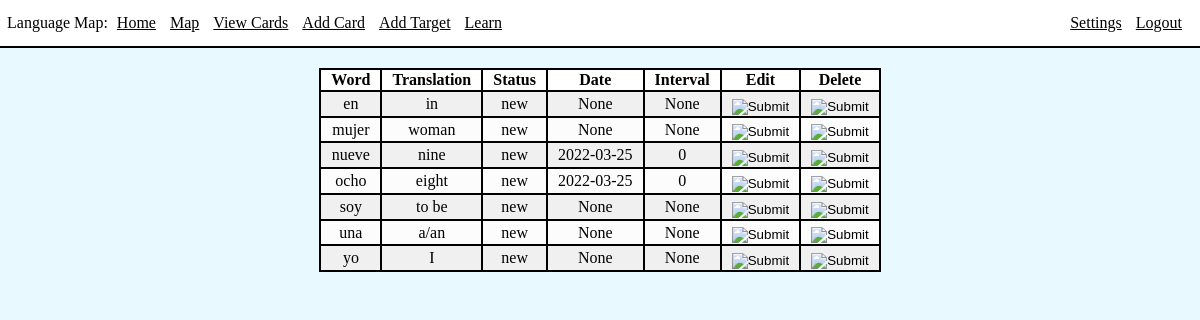
Screenshot of /viewCards (signed in) with the database file from the repository.
### app/models.py (models this page shows, shortened)
class Card(db.Model):
    id = db.Column(db.Integer, primary_key=True)
    word = db.Column(db.String(64), index=True, unique=True)
    translation = db.Column(db.String(1000), index=True)
    status = db.Column(db.String(64), index=True)
    nextReviewDate = db.Column(db.Date, index=True)
    lastInterval = db.Column(db.Integer)
    variants = db.relationship("Variant", backref='card', lazy=True)

### app/routes.py (the view)
@app.route('/viewCards')
@login_required
def viewCards():
    cards = Card.query.filter().order_by(Card.word)
    return render_template('viewCards.html', title='View Cards', cards=cards)

### app/models.py (called while the page is built)
@login.user_loader
def load_user(id):
    return User.query.get(int(id))

### app/templates/viewCards.html
{% extends "base.html" %}
{% block content %}
<div class="int">
    <table>
        <thead>
            <th>Word</th>
            <th>Translation</th>
            <th>Status</th>
            <th>Date</th>
            <th>Interval</th>
            <th>Edit</th>
            <th>Delete</th>
        </thead>
        <tbody>
        {% for card in cards %}
        <tr>
            <td>{{ card.word }}</td>
            <td>{{ card.translation }}</td>
            <td>{{ card.status }}</td>
            <td>{{ card.nextReviewDate }}</td>
            <td>{{ card.lastInterval }}</td>
            <td>
                <form action="{{ url_for('editCard', cardID=card.id )}}" method="POST">
                    <input type="image" class="btnimg" src="../static/images/edit.png">
                </form>
            </td>
            <td>
                <form action="{{ url_for('deleteCard', cardID=card.id) }}" method="POST">
                    <input type="image" class="btnimg" src="../static/images/delete.png">
                </form>
            </td>
        </tr>
        {% endfor %}
        </tbody>
    </table>
</div>
{% endblock %}

### app/templates/base.html (shortened to what this page needs)
<!DOCTYPE html>
<link rel="stylesheet" href="{{ url_for('static', filename='style.css') }}">
<html>
    <head>
        <div>
            <div class="nav">
            Language Map:
            <a class="navlink" href="/index">Home</a>
            {%if current_user.is_anonymous %}
            <div class="right">
                <a class="navlink" href="/login">Login</a>
            </div>
            {% else %}
            <a class="navlink" href="/map">Map</a>
            <a class="navlink"href="/viewCards">View Cards</a>
            <a class="navlink" href="/addCard">Add Card</a>
            <a class="navlink" href="/addTarget">Add Target</a>
            <a class="navlink" href="/learn">Learn</a>
            <div class="right">
                <a class="navlink" href="/settings">Settings</a>
                <a class="navlink" href="/logout">Logout</a>
            </div>
            {% endif %}
            </div>
        </div>
        </head>
        <body>
            <div class="content">
            {% block content %}{% endblock %}
            </div>
    </body>
</html>

### app/static/style.css (style rules this page uses)
html, body { background-color: rgb(232, 250, 255); margin: 0px; padding: 0px; }
.content { margin: 0px; }
.int { margin: 20px; }
a { color: black; }
.nav { background-color: white; display: inline-block; position: relative; width: 100%; padding: 7px; padding-top: 14px; padding-bottom: 14px; border-bottom: 2px solid black; }
.navlink { padding-left: 5px; padding-right: 5px; }
.right { float: right; margin-right: 20px; }
table { margin-left: auto; margin-right: auto; border: 2px solid black; text-align: center; border-collapse: collapse; }
thead { background-color: white; }
th, td { border: 2px solid black; padding-left: 10px; padding-right: 10px; }
tbody { background-color: rgb(240, 240, 240); }
tr:nth-child(even) { background-color: rgb(252, 252, 252); }
.btnimg { position: relative; margin-top: 10%; margin-left: auto; }

### rows the page displays
Card: word "en", translation "in", status "new", nextReviewDate "None", lastInterval "None"
Card: word "mujer", translation "woman", status "new", nextReviewDate "None", lastInterval "None"
Card: word "nueve", translation "nine", status "new", nextReviewDate "2022-03-25", lastInterval "0"
Card: word "ocho", translation "eight", status "new", nextReviewDate "2022-03-25", lastInterval "0"
Card: word "soy", translation "to be", status "new", nextReviewDate "None", lastInterval "None"
Card: word "una", translation "a/an", status "new", nextReviewDate "None", lastInterval "None"
Card: word "yo", translation "I", status "new", nextReviewDate "None", lastInterval "None"
